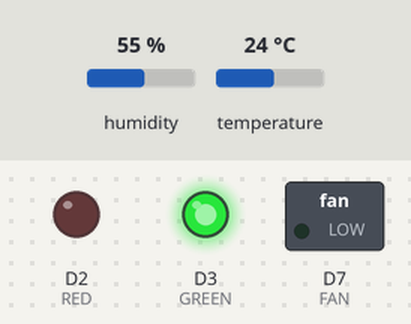
The sketch below on a simulated Particle Photon. Shown: switched loads named in the sketch (green lamp = pin HIGH), output pins drawn as LEDs (lit = HIGH). The inputs (shaded band) are chosen by the test bench; at power-on: humidity 55 %, temperature 24 °C.

Above: at 10.8 s.
10.9 s: humidity set to 63 %
21.2 s: humidity set to 66 %
At 31.3 s:
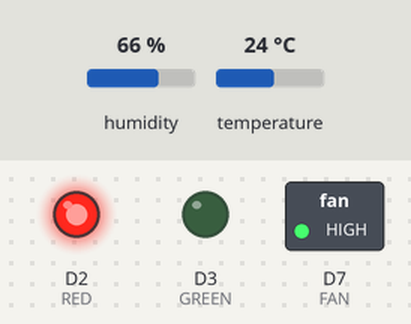
31.6 s: humidity set to 22 %
At 41.2 s:
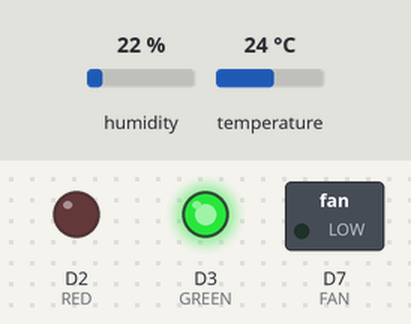
41.6 s: humidity set to 68 %
At 50.9 s:
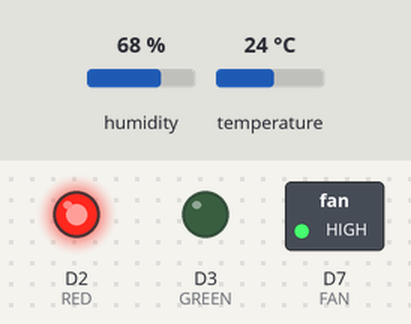
Timing chart, 0 to 52.4 s (numbered marks = the images above; inputs shaded):
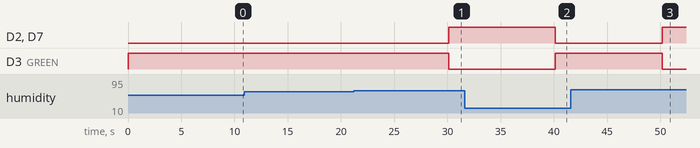

The sketch:

sit210project.ino
```cpp
// Include library for DHT22 temperature & humidity sensor
#include <Adafruit_DHT.h>

#define DHTPIN  A2              // DHT22 sensor pin - Analogue 2
#define DHTTYPE DHT22           // DHT 22  (AM2302)
#define RED     D2              // Red LED pin - Digital 2
#define GREEN   D3              // Green LED pin - Digital 3
#define FAN     D7              // Fan pin - Digital 7 (output to NPN transistor)

DHT dht(DHTPIN, DHTTYPE);       // Initialise DHT sensor

float humThreshold = 65 ;       // Default threshold for humidity to turn on/off fan
float hum = 0;                  // Monitored humidity variable - intialised to 0
float temp;                     // Temporary variable used to check if reading is NaN

void setup() {
    Serial.begin(9600);
    dht.begin();

    pinMode(RED, OUTPUT);
    pinMode(GREEN, OUTPUT);
    pinMode(FAN, OUTPUT);
}


void loop() {
    // Read humidity into temp variable
    temp = dht.getHumidity();

    // Check for an update to humidity threshold from web GUI
    Particle.subscribe("change_humidity", humChangeHandler);

    publishHumidity();
    fanControl();

    // Delay 10 seconds
    delay(10000);
}

// Handler for subscription to changes of humidity threshold
// updates humThreshold variable with new value
void humChangeHandler(const char *event, const char *data) {
    float update = atof(data);

    if (update >= 0 && update <= 100){
        humThreshold = update;
    }
}

// Checks if reading from sensor is NaN value to publish it to thingspeak.com
void publishHumidity(){
    if (isnan(temp)){
    }
    else{
        hum = temp;
        Particle.publish("humidity", String(hum), PRIVATE);
    }
}

// Check whether to turn the fan on or off depending on humidity
void fanControl(){
    if(hum >= humThreshold){
        turnFanOn();
    } else {
        turnFanOff();
    }
}

// Turns on fan and red LED, turn green LED off
void turnFanOn(){
    digitalWrite(GREEN, LOW);
    digitalWrite(RED, HIGH);
    digitalWrite(FAN, HIGH);
}

// Turn off fan and red LED, turn green LED on
void turnFanOff(){
    digitalWrite(GREEN, HIGH);
    digitalWrite(RED, LOW);
    digitalWrite(FAN, LOW);
}
```

Measured:
- the behaviour switches between 64 and 65 % on humidity (found by bisection; images 0 and 1)
- after the input at 10.9 s, every drawn part: stays the same
- after the input at 21.2 s, D2 (RED), D7 (FAN): LOW → HIGH after 8.9 s; D3 (GREEN): HIGH → LOW after 8.9 s
- after the input at 31.6 s, D2 (RED), D7 (FAN): HIGH → LOW after 8.5 s; D3 (GREEN): LOW → HIGH after 8.5 s
- after the input at 41.6 s, D2 (RED), D7 (FAN): LOW → HIGH after 8.6 s; D3 (GREEN): HIGH → LOW after 8.6 s
